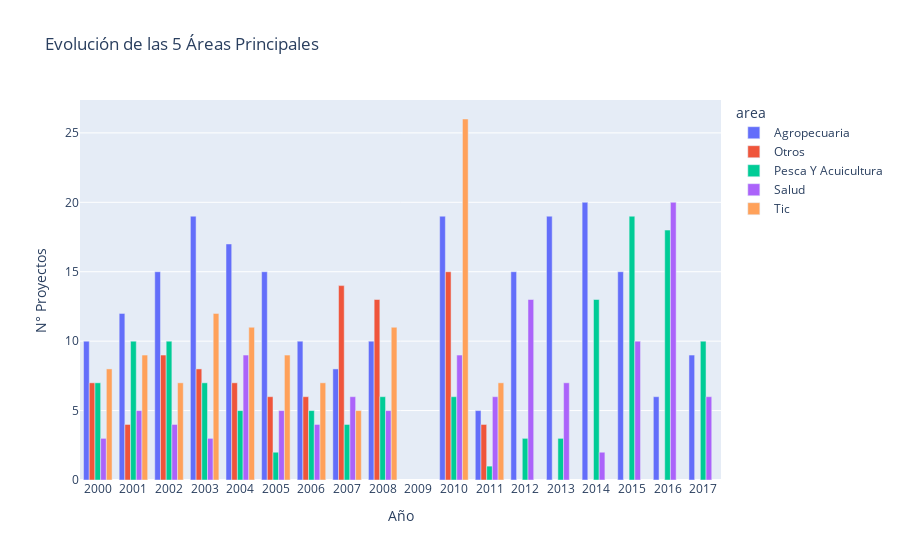

This figure's notebook cell:
### Markdown cell above
## 4. Top 5 Áreas: Evolución Comparativa

Un **gráfico de barras agrupadas** para ver cómo compiten las áreas principales año a año.

### Code cell
# Identificar Top 5 áreas
top_5_areas = df_all['area'].value_counts().head(5).index.tolist()

# Filtrar dataset
df_top5 = df_all[df_all['area'].isin(top_5_areas)]

# Agrupar
evolution_top5 = df_top5.groupby(['year', 'area']).size().reset_index(name='Cantidad')

fig4 = px.bar(evolution_top5, 
              x='year', 
              y='Cantidad', 
              color='area', 
              barmode='group',
              title='Evolución de las 5 Áreas Principales',
              labels={'year': 'Año', 'Cantidad': 'N° Proyectos'})

fig4.update_layout(xaxis_tickmode='linear')
fig4.show()

### Figure 1 — Plotly figure (JSON) as saved in the notebook; plotly's stock layout.template omitted (floating-point values rounded to 4 significant figures)
{"data": [{"alignmentgroup": "True", "hovertemplate": "area=Agropecuaria<br>Año=%{x}<br>N° Proyectos=%{y}<extra></extra>", "legendgroup": "Agropecuaria", "marker": {"color": "#636efa", "pattern": {"shape": ""}}, "name": "Agropecuaria", "offsetgroup": "Agropecuaria", "orientation": "v", "showlegend": true, "textposition": "auto", "type": "bar", "x": [2000, 2001, 2002, 2003, 2004, 2005, 2006, 2007, 2008, 2010, 2011, 2012, 2013, 2014, 2015, 2016, 2017], "xaxis": "x", "y": [10, 12, 15, 19, 17, 15, 10, 8, 10, 19, 5, 15, 19, 20, 15, 6, 9], "yaxis": "y"}, {"alignmentgroup": "True", "hovertemplate": "area=Otros<br>Año=%{x}<br>N° Proyectos=%{y}<extra></extra>", "legendgroup": "Otros", "marker": {"color": "#EF553B", "pattern": {"shape": ""}}, "name": "Otros", "offsetgroup": "Otros", "orientation": "v", "showlegend": true, "textposition": "auto", "type": "bar", "x": [2000, 2001, 2002, 2003, 2004, 2005, 2006, 2007, 2008, 2010, 2011], "xaxis": "x", "y": [7, 4, 9, 8, 7, 6, 6, 14, 13, 15, 4], "yaxis": "y"}, {"alignmentgroup": "True", "hovertemplate": "area=Pesca Y Acuicultura<br>Año=%{x}<br>N° Proyectos=%{y}<extra></extra>", "legendgroup": "Pesca Y Acuicultura", "marker": {"color": "#00cc96", "pattern": {"shape": ""}}, "name": "Pesca Y Acuicultura", "offsetgroup": "Pesca Y Acuicultura", "orientation": "v", "showlegend": true, "textposition": "auto", "type": "bar", "x": [2000, 2001, 2002, 2003, 2004, 2005, 2006, 2007, 2008, 2010, 2011, 2012, 2013, 2014, 2015, 2016, 2017], "xaxis": "x", "y": [7, 10, 10, 7, 5, 2, 5, 4, 6, 6, 1, 3, 3, 13, 19, 18, 10], "yaxis": "y"}, {"alignmentgroup": "True", "hovertemplate": "area=Salud<br>Año=%{x}<br>N° Proyectos=%{y}<extra></extra>", "legendgroup": "Salud", "marker": {"color": "#ab63fa", "pattern": {"shape": ""}}, "name": "Salud", "offsetgroup": "Salud", "orientation": "v", "showlegend": true, "textposition": "auto", "type": "bar", "x": [2000, 2001, 2002, 2003, 2004, 2005, 2006, 2007, 2008, 2010, 2011, 2012, 2013, 2014, 2015, 2016, 2017], "xaxis": "x", "y": [3, 5, 4, 3, 9, 5, 4, 6, 5, 9, 6, 13, 7, 2, 10, 20, 6], "yaxis": "y"}, {"alignmentgroup": "True", "hovertemplate": "area=Tic<br>Año=%{x}<br>N° Proyectos=%{y}<extra></extra>", "legendgroup": "Tic", "marker": {"color": "#FFA15A", "pattern": {"shape": ""}}, "name": "Tic", "offsetgroup": "Tic", "orientation": "v", "showlegend": true, "textposition": "auto", "type": "bar", "x": [2000, 2001, 2002, 2003, 2004, 2005, 2006, 2007, 2008, 2010, 2011], "xaxis": "x", "y": [8, 9, 7, 12, 11, 9, 7, 5, 11, 26, 7], "yaxis": "y"}], "layout": {"barmode": "group", "legend": {"title": {"text": "area"}, "tracegroupgap": 0}, "title": {"text": "Evolución de las 5 Áreas Principales"}, "xaxis": {"anchor": "y", "domain": [0, 1], "tickmode": "linear", "title": {"text": "Año"}}, "yaxis": {"anchor": "x", "domain": [0, 1], "title": {"text": "N° Proyectos"}}}}
